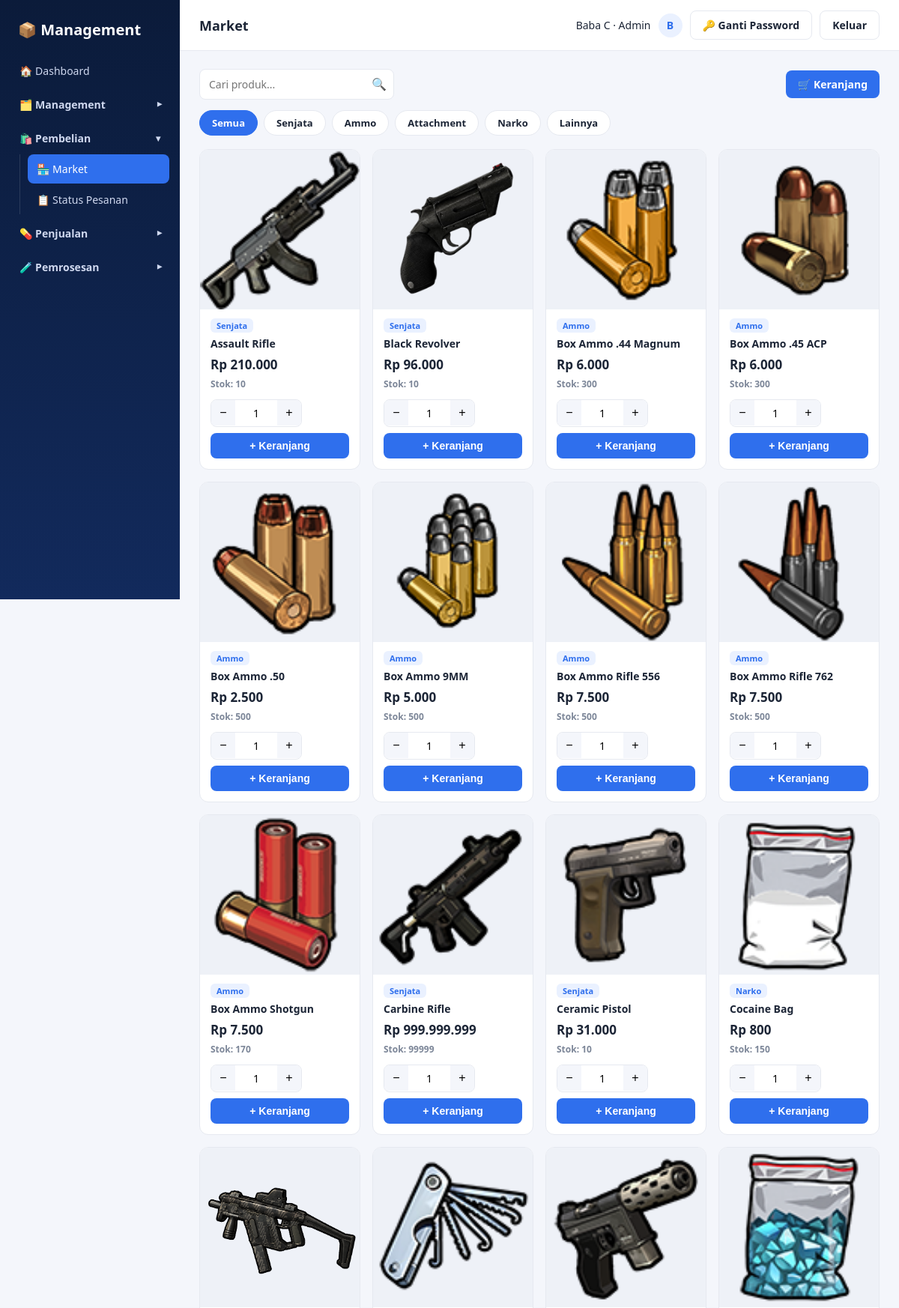
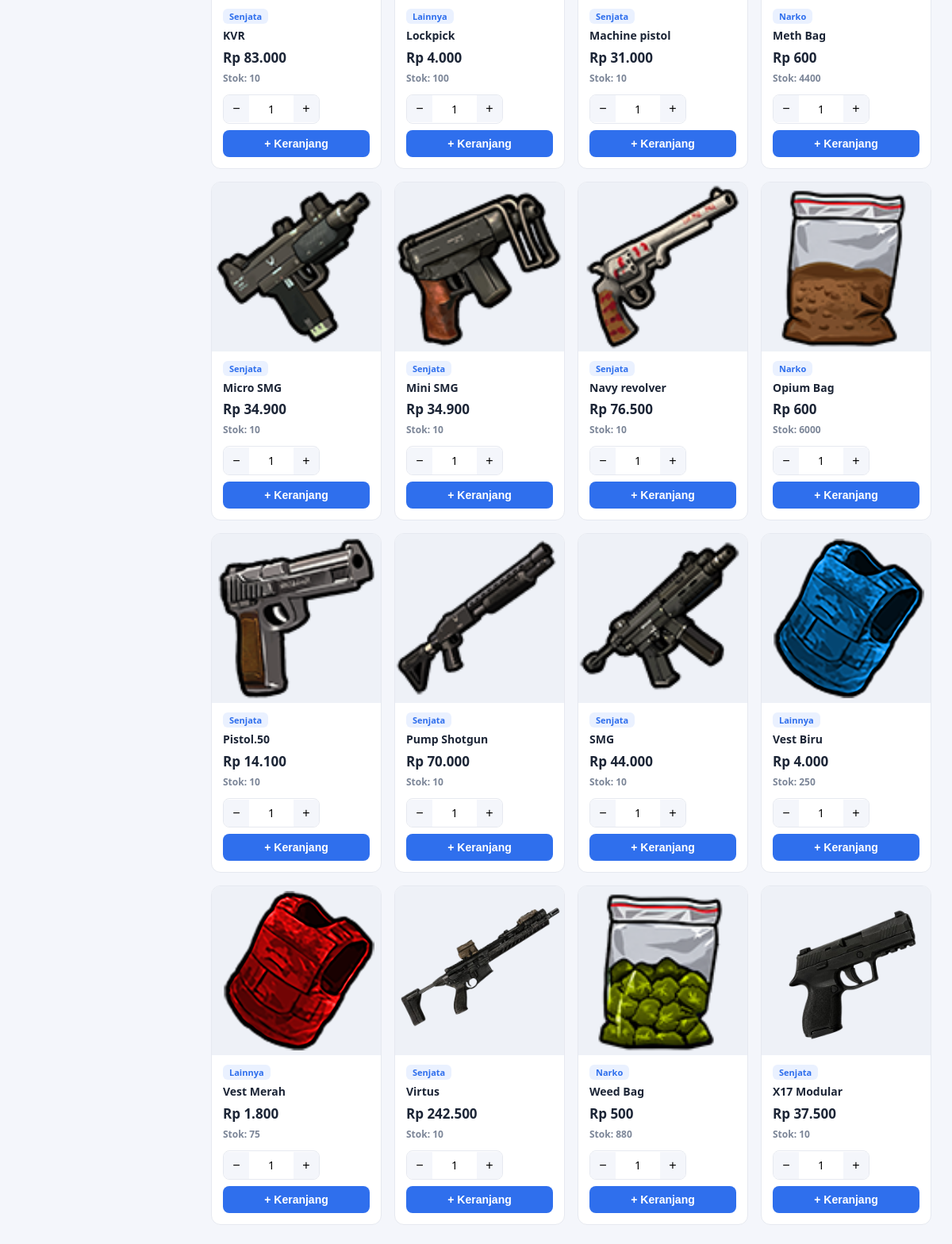
/pembelian/market.php (signed in), run on the app's committed database (2 pictures, top to bottom).
### tables this page shows
CREATE TABLE `produk` (
  `id` int(11) NOT NULL,
  `nama_produk` varchar(150) NOT NULL,
  `kategori` enum('Senjata','Ammo','Attachment','Narko','Lainnya','Spesial') NOT NULL DEFAULT 'Lainnya',
  `foto` varchar(255) DEFAULT NULL,
  `stok` int(11) NOT NULL DEFAULT '0',
  `harga_beli` decimal(14,2) NOT NULL DEFAULT '0.00',
  `harga_jual` decimal(14,2) NOT NULL DEFAULT '0.00',
  `created_at` timestamp NOT NULL DEFAULT CURRENT_TIMESTAMP
);

### includes/auth.php (called while the page is built, shortened)
<?php
function current_user() {
    return [
        'id'        => $_SESSION['user_id'] ?? null,
        'username'  => $_SESSION['username'] ?? null,
        'full_name' => $_SESSION['full_name'] ?? null,
        'role'      => $_SESSION['role'] ?? null,
    ];
}
function has_role(...$roles) {
    return in_array($_SESSION['role'] ?? null, $roles, true);
}
function kategori_options() {
    return ['Senjata', 'Ammo', 'Attachment', 'Narko', 'Lainnya', 'Spesial'];
}
function role_label($role) {
    switch ($role) {
        case 'admin':  return 'Admin';
    }
}
function e($str) {
    return htmlspecialchars($str ?? '', ENT_QUOTES, 'UTF-8');
}
function rupiah($angka) {
    return 'Rp ' . number_format((float)$angka, 0, ',', '.');
}

### pembelian/market.php (the view, shortened to what this page needs)
<?php
require_once __DIR__ . '/../includes/auth.php';
$base = '../';
$active_menu = 'market';
$page_header = 'Market';
$kategoriMarket = array_values(array_diff(kategori_options(), [PEMROSESAN_KATEGORI]));
$kategoriAktif = $_GET['kategori'] ?? '';
if (!in_array($kategoriAktif, $kategoriMarket, true)) $kategoriAktif = '';
$qs = $kategoriAktif !== '' ? '?kategori=' . urlencode($kategoriAktif) : '';
$produkList = [];
if ($kategoriAktif !== '') {
    $stmt = mysqli_prepare($conn, "SELECT * FROM produk WHERE kategori = ? ORDER BY nama_produk ASC");
    mysqli_stmt_bind_param($stmt, 's', $kategoriAktif);
    mysqli_stmt_execute($stmt);
    $res = mysqli_stmt_get_result($stmt);
} else {
    $kat = PEMROSESAN_KATEGORI;
    $stmt = mysqli_prepare($conn, "SELECT * FROM produk WHERE kategori <> ? ORDER BY nama_produk ASC");
    mysqli_stmt_bind_param($stmt, 's', $kat);
    mysqli_stmt_execute($stmt);
    $res = mysqli_stmt_get_result($stmt);
}
while ($row = mysqli_fetch_assoc($res)) $produkList[] = $row;
$cartCount = cart_count();
include __DIR__ . '/../includes/header.php';
?>
<div class="market-bar">
    <div class="search-box">
        <input type="text" placeholder="Cari produk..." data-card-search="#productGrid">
        <span class="icon">🔍</span>
    </div>
    <a class="btn btn-primary" href="keranjang.php">🛒 Keranjang<?php if ($cartCount > 0): ?> <span class="cart-pill"><?= $cartCount ?></span><?php endif; ?></a>
</div>
<div class="chip-row">
    <a class="chip <?= $kategoriAktif === '' ? 'active' : '' ?>" href="market.php">Semua</a>
    <?php foreach ($kategoriMarket as $k): ?>
        <a class="chip <?= $kategoriAktif === $k ? 'active' : '' ?>" href="market.php?kategori=<?= urlencode($k) ?>"><?= e($k) ?></a>
    <?php endforeach; ?>
</div>
<?php if (empty($produkList)): ?>
    <div class="panel"><div class="empty-state">Belum ada produk di kategori ini.</div></div>
<?php else: ?>
    <div class="product-grid" id="productGrid">
        <?php foreach ($produkList as $p): ?>
            <?php $stok = (int)$p['stok']; ?>
            <form method="POST" action="market.php<?= e($qs) ?>" class="product-card <?= $stok <= 0 ? 'is-habis' : '' ?>" data-search-item>
                <div class="pc-img">
                    <?php if ($p['foto']): ?>
                        <img src="<?= e($base) ?>assets/uploads/<?= e($p['foto']) ?>" alt="<?= e($p['nama_produk']) ?>">
                    <?php else: ?>
                        <span class="pc-noimg">📦</span>
                    <?php endif; ?>
                </div>
                <div class="pc-body">
                    <span class="pc-cat"><?= e($p['kategori']) ?></span>
                    <div class="pc-name"><?= e($p['nama_produk']) ?></div>
                    <div class="pc-price"><?= rupiah($p['harga_jual']) ?></div>
                    <div class="pc-stok <?= $stok <= 0 ? 'habis' : ($stok <= 5 ? 'menipis' : '') ?>">
                        <?= $stok <= 0 ? 'Stok habis' : 'Stok: ' . $stok ?>
                    </div>
                    <div class="pc-actions">
                        <?php if ($stok <= 0): ?>
                            <button type="button" class="btn btn-outline" disabled>Stok Habis</button>
                        <?php else: ?>
                            <div class="qty-stepper">
                                <button type="button" data-step="-1">−</button>
                                <input type="number" name="qty" value="1" min="1" max="<?= $stok ?>">
                                <button type="button" data-step="1">+</button>
                            </div>
                            <button type="submit" name="add_cart" value="1" class="btn btn-primary">+ Keranjang</button>
                        <?php endif; ?>
                    </div>
                </div>
            </form>
        <?php endforeach; ?>
    </div>
<?php endif; ?>
<?php include __DIR__ . '/../includes/footer.php'; ?>

### includes/header.php (shortened to what this page needs)
<?php
$me = current_user();
?>
<!DOCTYPE html>
<html lang="id">
<head>
<link rel="stylesheet" href="<?= e($base) ?>assets/css/style.css">
</head>
<body>
<div class="app-shell">
    <?php include __DIR__ . '/sidebar.php'; ?>
    <div class="main-area">
        <div class="topbar">
            <div class="page-title"><?= e($page_header ?? '') ?></div>
            <div class="user-chip">
                <span class="user-info"><?= e($me['full_name']) ?> · <?= e(role_label($me['role'])) ?></span>
                <div class="avatar"><?= e(strtoupper(substr($me['full_name'] ?? '?', 0, 1))) ?></div>
                <a class="btn btn-outline user-action" href="<?= e($base) ?>ganti_password.php">🔑 Ganti Password</a>
                <a class="btn btn-outline user-action" href="<?= e($base) ?>logout.php">Keluar</a>
            </div>
        </div>
        <div class="content">

### includes/sidebar.php (shortened to what this page needs)
<?php
$isManagement = has_role('admin', 'staff');
$isHomies     = has_role('homies');
$mgmtActive     = in_array($active_menu, ['produk', 'pemesanan', 'kelola_penjualan', 'kelola_pemrosesan', 'staff', 'homies', 'request_password'], true);
$pembelianActive = in_array($active_menu, ['market', 'status_pesanan'], true);
$penjualanActive = in_array($active_menu, ['ajukan_penjualan', 'status_penjualan'], true);
$pemrosesanActive = in_array($active_menu, ['ajukan_pemrosesan', 'status_pemrosesan'], true);
?>
<aside class="sidebar">
    <div class="brand">
        <span>📦 Management</span>
    </div>
    <nav>
        <a class="nav-item <?= $active_menu === 'dashboard' ? 'active' : '' ?>" href="<?= e($base) ?>dashboard.php">
            🏠 Dashboard
        </a>
        <?php if ($isManagement): ?>
            <div class="nav-group <?= $mgmtActive ? 'open' : '' ?>">
                <button type="button" class="nav-group-toggle" data-nav-toggle aria-expanded="<?= $mgmtActive ? 'true' : 'false' ?>">
                    <span>🗂️ Management</span>
                    <span class="chev">▾</span>
                </button>
            </div>
        <?php endif; ?>
        <?php if ($isManagement || $isHomies): ?>
            <div class="nav-group <?= $pembelianActive ? 'open' : '' ?>">
                <button type="button" class="nav-group-toggle" data-nav-toggle aria-expanded="<?= $pembelianActive ? 'true' : 'false' ?>">
                    <span>🛍️ Pembelian</span>
                    <span class="chev">▾</span>
                </button>
                <div class="nav-children">
                    <a class="nav-item <?= $active_menu === 'market' ? 'active' : '' ?>" href="<?= e($base) ?>pembelian/market.php">
                        🏪 Market
                    </a>
                    <a class="nav-item <?= $active_menu === 'status_pesanan' ? 'active' : '' ?>" href="<?= e($base) ?>pembelian/status_pesanan.php">
                        📋 Status Pesanan
                    </a>
                </div>
            </div>
            <div class="nav-group <?= $penjualanActive ? 'open' : '' ?>">
                <button type="button" class="nav-group-toggle" data-nav-toggle aria-expanded="<?= $penjualanActive ? 'true' : 'false' ?>">
                    <span>💊 Penjualan</span>
                    <span class="chev">▾</span>
                </button>
            </div>
            <div class="nav-group <?= $pemrosesanActive ? 'open' : '' ?>">
                <button type="button" class="nav-group-toggle" data-nav-toggle aria-expanded="<?= $pemrosesanActive ? 'true' : 'false' ?>">
                    <span>🧪 Pemrosesan</span>
                    <span class="chev">▾</span>
                </button>
            </div>
        <?php endif; ?>
    </nav>
</aside>

### includes/footer.php (shortened to what this page needs)
        </div>
    </div>
</div>
</body>
</html>

### data on the page
produk: foto (picture), kategori "Senjata", nama_produk "Assault Rifle", harga_jual "Rp 210.000", stok "10"
produk: foto (picture), kategori "Senjata", nama_produk "Black Revolver", harga_jual "Rp 96.000", stok "10"
produk: foto (picture), kategori "Ammo", nama_produk "Box Ammo .44 Magnum", harga_jual "Rp 6.000", stok "300"
produk: foto (picture), kategori "Ammo", nama_produk "Box Ammo .45 ACP", harga_jual "Rp 6.000", stok "300"
produk: foto (picture), kategori "Ammo", nama_produk "Box Ammo .50", harga_jual "Rp 2.500", stok "500"
produk: foto (picture), kategori "Ammo", nama_produk "Box Ammo 9MM", harga_jual "Rp 5.000", stok "500"
produk: foto (picture), kategori "Ammo", nama_produk "Box Ammo Rifle 556", harga_jual "Rp 7.500", stok "500"
produk: foto (picture), kategori "Ammo", nama_produk "Box Ammo Rifle 762", harga_jual "Rp 7.500", stok "500"
produk: foto (picture), kategori "Ammo", nama_produk "Box Ammo Shotgun", harga_jual "Rp 7.500", stok "170"
produk: foto (picture), kategori "Senjata", nama_produk "Carbine Rifle", harga_jual "Rp 999.999.999", stok "99999"
produk: foto (picture), kategori "Senjata", nama_produk "Ceramic Pistol", harga_jual "Rp 31.000", stok "10"
produk: foto (picture), kategori "Narko", nama_produk "Cocaine Bag", harga_jual "Rp 800", stok "150"
produk: foto (picture), kategori "Senjata", nama_produk "KVR", harga_jual "Rp 83.000", stok "10"
produk: foto (picture), kategori "Lainnya", nama_produk "Lockpick", harga_jual "Rp 4.000", stok "100"
produk: foto (picture), kategori "Senjata", nama_produk "Machine pistol", harga_jual "Rp 31.000", stok "10"
produk: foto (picture), kategori "Narko", nama_produk "Meth Bag", harga_jual "Rp 600", stok "4400"
produk: foto (picture), kategori "Senjata", nama_produk "Micro SMG", harga_jual "Rp 34.900", stok "10"
produk: foto (picture), kategori "Senjata", nama_produk "Mini SMG", harga_jual "Rp 34.900", stok "10"
produk: foto (picture), kategori "Senjata", nama_produk "Navy revolver", harga_jual "Rp 76.500", stok "10"
produk: foto (picture), kategori "Narko", nama_produk "Opium Bag", harga_jual "Rp 600", stok "6000"
produk: foto (picture), kategori "Senjata", nama_produk "Pistol.50", harga_jual "Rp 14.100", stok "10"
produk: foto (picture), kategori "Senjata", nama_produk "Pump Shotgun", harga_jual "Rp 70.000", stok "10"
produk: foto (picture), kategori "Senjata", nama_produk "SMG", harga_jual "Rp 44.000", stok "10"
produk: foto (picture), kategori "Lainnya", nama_produk "Vest Biru", harga_jual "Rp 4.000", stok "250"
produk: foto (picture), kategori "Lainnya", nama_produk "Vest Merah", harga_jual "Rp 1.800", stok "75"
produk: foto (picture), kategori "Senjata", nama_produk "Virtus", harga_jual "Rp 242.500", stok "10"
produk: foto (picture), kategori "Narko", nama_produk "Weed Bag", harga_jual "Rp 500", stok "880"
produk: foto (picture), kategori "Senjata", nama_produk "X17 Modular", harga_jual "Rp 37.500", stok "10"

### other printed values
$page_header "Market"
$me['full_name'] "Baba C"
role_label($me['role']) "Admin"
substr($me['full_name'] ?? '?', 0, 1) "B"
$k "Senjata"
$k "Ammo"
$k "Attachment"
$k "Narko"
$k "Lainnya"
